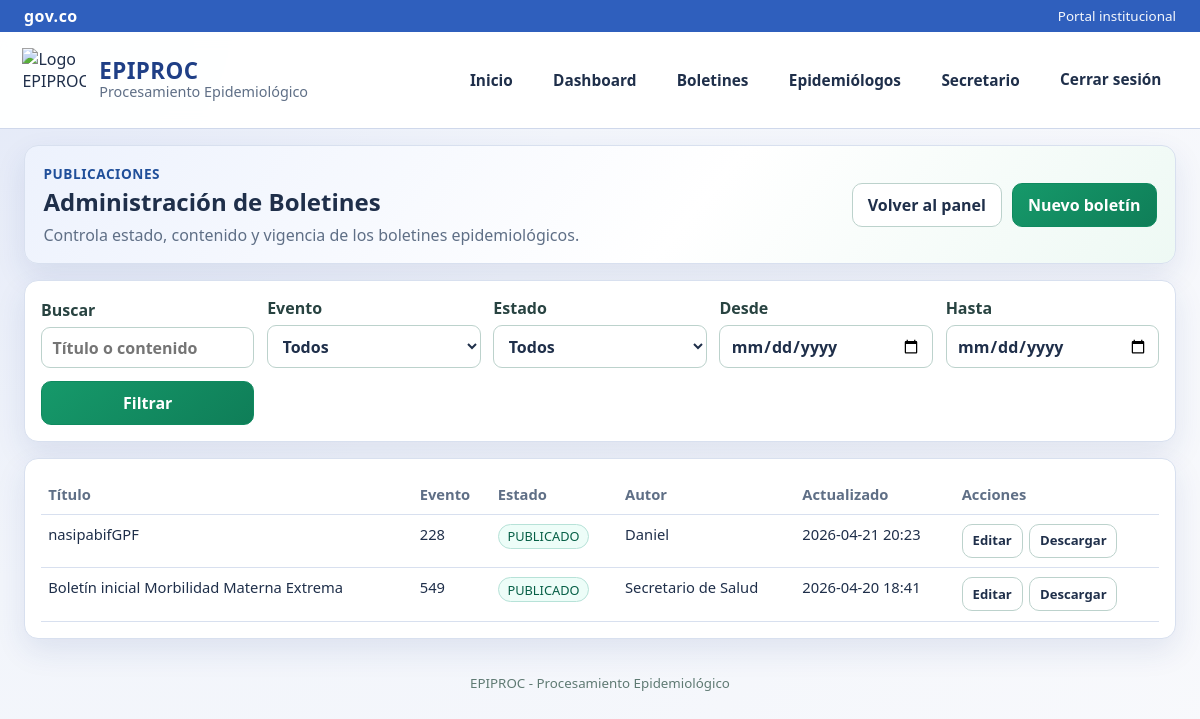
/admin/boletines (signed in), run on an earlier commit of the app's database.
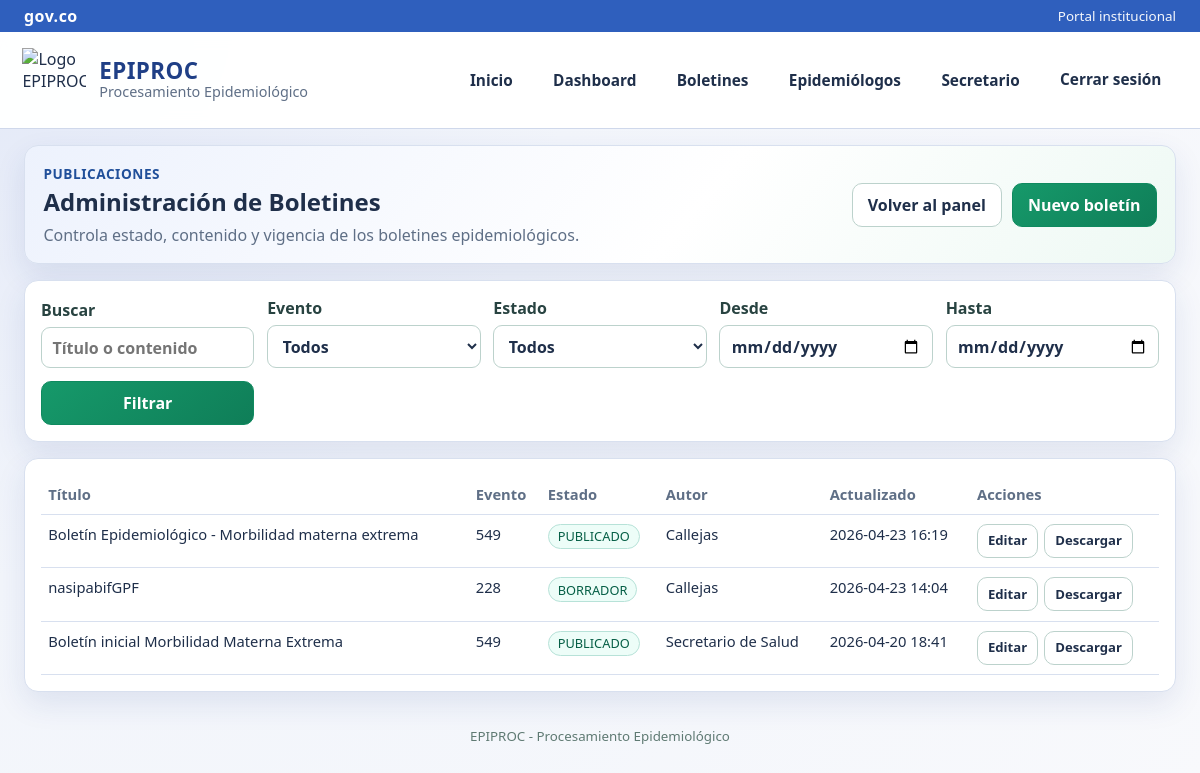
And on a later commit of the database.
### epiproc_web/models.py (models this page shows, shortened)
class Bulletin(db.Model):
    __tablename__ = "bulletins"
    id = db.Column(db.Integer, primary_key=True)
    title = db.Column(db.String(250), nullable=False)
    content = db.Column(db.Text, nullable=False)
    status = db.Column(db.String(20), nullable=False, default=BulletinStatus.BORRADOR)
    event_code = db.Column(db.Integer, db.ForeignKey("events.code"), nullable=False, index=True)
    author_id = db.Column(db.Integer, db.ForeignKey("users.id"), nullable=False, index=True)
    created_at = db.Column(db.DateTime, default=datetime.utcnow, nullable=False)
    updated_at = db.Column(db.DateTime, default=datetime.utcnow, onupdate=datetime.utcnow, nullable=False)
    published_at = db.Column(db.DateTime, nullable=True)
    author = db.relationship("User", back_populates="bulletins")
    event = db.relationship("Event", back_populates="bulletins")

class User(db.Model):
    __tablename__ = "users"
    id = db.Column(db.Integer, primary_key=True)
    username = db.Column(db.String(80), unique=True, nullable=False)
    password_hash = db.Column(db.String(255), nullable=False)
    password_visible = db.Column(db.String(255), nullable=True)
    role = db.Column(db.String(30), nullable=False, index=True)
    full_name = db.Column(db.String(150), nullable=False)
    cedula = db.Column(db.String(30), unique=True, nullable=False)
    email = db.Column(db.String(150), unique=True, nullable=False)
    assigned_event_code = db.Column(db.Integer, db.ForeignKey("events.code"), nullable=True)
    must_change_password = db.Column(db.Boolean, default=False, nullable=False)
    is_active = db.Column(db.Boolean, default=True, nullable=False)
    credentials_updated_at = db.Column(db.DateTime, nullable=True)
    created_at = db.Column(db.DateTime, default=datetime.utcnow, nullable=False)
    updated_at = db.Column(db.DateTime, default=datetime.utcnow, onupdate=datetime.utcnow, nullable=False)
    bulletins = db.relationship("Bulletin", back_populates="author", lazy=True)

### epiproc_web/app.py (the view)
    @app.route("/admin/boletines")
    @role_required(UserRole.SECRETARIO)
    def admin_bulletins():
        query = Bulletin.query
        q = (request.args.get("q") or "").strip()
        evento = (request.args.get("evento") or "").strip()
        estado = (request.args.get("estado") or "").strip().upper()
        desde = (request.args.get("desde") or "").strip()
        hasta = (request.args.get("hasta") or "").strip()
        if q:
            like_q = f"%{q}%"
            query = query.filter((Bulletin.title.ilike(like_q)) | (Bulletin.content.ilike(like_q)))
        if evento.isdigit():
            query = query.filter(Bulletin.event_code == int(evento))
        if estado in {BulletinStatus.BORRADOR, BulletinStatus.PUBLICADO}:
            query = query.filter(Bulletin.status == estado)
        if desde:
            try:
                d_from = datetime.strptime(desde, "%Y-%m-%d")
                query = query.filter(Bulletin.created_at >= d_from)
            except ValueError:
                flash("Fecha desde inválida.", "error")
        if hasta:
            try:
                d_to = datetime.strptime(hasta, "%Y-%m-%d")
                query = query.filter(Bulletin.created_at <= d_to.replace(hour=23, minute=59, second=59))
            except ValueError:
                flash("Fecha hasta inválida.", "error")
        bulletins = query.order_by(Bulletin.updated_at.desc()).all()
        eventos = Event.query.order_by(Event.code.asc()).all()
        return render_template(
            "admin_bulletins.html",
            bulletins=bulletins,
            eventos=eventos,
            filters={"q": q, "evento": evento, "estado": estado, "desde": desde, "hasta": hasta},
        )

### epiproc_web/app.py (called while the page is built, shortened)
def current_user() -> Optional[User]:
    uid = session.get("user_id")
    if not uid:
        return None
    return User.query.get(uid)

def login_required(view):
    @wraps(view)
    def wrapped(*args, **kwargs):
        user = current_user()
        if not user:
            flash("Debes iniciar sesión para continuar.", "error")
            return redirect(url_for("login", next=request.path))
        if not user.is_active:
            session.clear()
            flash("Tu usuario está inactivo. Contacta al Secretario de Salud.", "error")
            return redirect(url_for("login"))
        return view(*args, **kwargs)
    return wrapped

def role_required(*roles: str):
    def decorator(view):
        @wraps(view)
        @login_required
        def wrapped(*args, **kwargs):
            user = current_user()
            if not user or user.role not in roles:
                abort(403)
            return view(*args, **kwargs)
        return wrapped
    return decorator

def register_hooks(app: Flask, base_dir: Path) -> None:
    @app.context_processor
    def inject_globals() -> dict[str, Any]:
        return {
            "brand_name": "EPIPROC - Procesamiento Epidemiológico",
            "logo_url": "https://8upload.com/image/3ec1b5cc7de8ad31/bloque2071.png",
            "current_user": current_user(),
            "role_secretario": UserRole.SECRETARIO,
            "role_epidemiologo": UserRole.EPIDEMIOLOGO,
        }
    @app.before_request
    def force_password_change_on_first_login():
        user = current_user()
        if not user:
            return None
        safe_paths = {
            "/logout",
            "/cambiar-clave",
            "/static",
        }
        return None

### epiproc_web/templates/admin_bulletins.html (shortened to what this page needs)
{% extends 'base.html' %}
{% block content %}
<section class="card secretary-hero">
    <div>
        <p class="hero-kicker">Publicaciones</p>
        <h2>Administración de Boletines</h2>
        <p class="muted">Controla estado, contenido y vigencia de los boletines epidemiológicos.</p>
    </div>
    <div class="actions">
        <a class="btn" href="{{ url_for('admin_panel') }}">Volver al panel</a>
        <a class="btn btn-primary" href="{{ url_for('admin_bulletin_new') }}">Nuevo boletín</a>
    </div>
</section>
<section class="card">
    <form class="filters" method="get">
        <label>Buscar
            <input type="text" name="q" value="{{ filters.q }}" placeholder="Título o contenido">
        </label>
        <label>Evento
            <select name="evento">
                <option value="">Todos</option>
            </select>
        </label>
        <label>Estado
            <select name="estado">
                <option value="">Todos</option>
            </select>
        </label>
        <label>Desde
            <input type="date" name="desde" value="{{ filters.desde }}">
        </label>
        <label>Hasta
            <input type="date" name="hasta" value="{{ filters.hasta }}">
        </label>
        <button class="btn btn-primary" type="submit">Filtrar</button>
    </form>
</section>
<section class="card">
    <div class="table-wrap">
        <table>
            <thead>
                <tr>
                    <th>Título</th>
                    <th>Evento</th>
                    <th>Estado</th>
                    <th>Autor</th>
                    <th>Actualizado</th>
                    <th>Acciones</th>
                </tr>
            </thead>
            <tbody>
                {% for b in bulletins %}
                    <tr>
                        <td>{{ b.title }}</td>
                        <td>{{ b.event_code }}</td>
                        <td><span class="tag">{{ b.status }}</span></td>
                        <td>{{ b.author.full_name if b.author else 'N/A' }}</td>
                        <td>{{ b.updated_at.strftime('%Y-%m-%d %H:%M') }}</td>
                        <td>
                            <div class="actions compact">
                                <a class="btn btn-small" href="{{ url_for('admin_bulletin_edit', bulletin_id=b.id) }}">Editar</a>
                                <a class="btn btn-small" href="{{ url_for('download_bulletin', bulletin_id=b.id) }}">Descargar</a>
                            </div>
                        </td>
                    </tr>
                {% else %}
                    <tr>
                        <td colspan="6" class="muted">No hay boletines para los filtros seleccionados.</td>
                    </tr>
                {% endfor %}
            </tbody>
        </table>
    </div>
</section>
{% endblock %}

### epiproc_web/templates/base.html (shortened to what this page needs)
<!doctype html>
<html lang="es">
<head>
    <link rel="stylesheet" href="{{ url_for('static', filename='css/app.css') }}">
</head>
<body>
<div class="gov-top-strip">
    <div class="gov-strip-inner">
        <span class="gov-mark">gov.co</span>
        <div class="gov-strip-tools">
            <span>Portal institucional</span>
        </div>
    </div>
</div>
<header class="topbar">
    <div class="brand-wrap">
        <img src="{{ logo_url }}" alt="Logo EPIPROC" class="brand-logo">
        <div>
            <h1 class="brand-title">EPIPROC</h1>
            <p class="brand-subtitle">Procesamiento Epidemiológico</p>
        </div>
    </div>
    <nav class="topnav">
        <a href="{{ url_for('home') }}">Inicio</a>
        {% if current_user %}
            {% if current_user.role == role_secretario %}
                <a href="{{ url_for('admin_dashboard') }}">Dashboard</a>
                <a href="{{ url_for('admin_bulletins') }}">Boletines</a>
                <a href="{{ url_for('admin_epi_list') }}">Epidemiólogos</a>
                <a href="{{ url_for('admin_panel') }}">Secretario</a>
            {% elif current_user.role == role_epidemiologo %}
                <a href="{{ url_for('epi_dashboard') }}">Dashboard</a>
                <a href="{{ url_for('epi_bulletins') }}">Boletines</a>
                <a href="{{ url_for('epi_panel') }}">Epidemiólogo</a>
            {% endif %}
            <a href="{{ url_for('logout') }}" class="btn btn-danger">Cerrar sesión</a>
        {% else %}
            <a href="{{ url_for('dashboard_public') }}">Dashboard</a>
            <a href="{{ url_for('bulletins_public') }}">Boletines</a>
            <a href="{{ url_for('login') }}" class="btn btn-primary">Iniciar sesión</a>
        {% endif %}
    </nav>
</header>
<main class="container">
    {% block content %}{% endblock %}
</main>
<footer class="footer">
    <small>EPIPROC - Procesamiento Epidemiológico</small>
</footer>
</body>
</html>

### epiproc_web/static/css/app.css (style rules this page uses)
:root { --bg: #f2f5fb; --surface: #ffffff; --text: #1f2f4a; --muted: #5f6f86; --line: #d8e0ef; --accent: #2f5fbd; --accent-2: #1d3f88; --accent-green: #0f8a5f; --danger: #b42318; --warning: #b54708; --success: #027a48; --shadow: 0 12px 30px rgba(29, 63, 136, 0.1); }
* { box-sizing: border-box; }
body { margin: 0; font-family: "Segoe UI", Tahoma, Geneva, Verdana, sans-serif; color: var(--text); background: radial-gradient(circle at top left, #e2e8f7 0%, var(--bg) 40%, #f8f9fc 100%); min-height: 100vh; animation: pageFadeIn 0.45s ease; }
.gov-top-strip { background: #2f5fbd; color: #fff; }
.gov-strip-inner { width: min(1280px, 96vw); margin: 0 auto; min-height: 32px; display: flex; align-items: center; justify-content: space-between; gap: 1rem; }
.gov-mark { font-weight: 700; letter-spacing: 0.03em; }
.gov-strip-tools { font-size: 0.84rem; opacity: 0.95; }
.topbar { position: sticky; top: 32px; z-index: 10; display: flex; justify-content: space-between; align-items: center; gap: 1rem; padding: 1rem 1.4rem; border-bottom: 1px solid #cfd8eb; background: rgba(255, 255, 255, 0.96); backdrop-filter: blur(8px); }
.brand-wrap { display: flex; align-items: center; gap: 0.8rem; }
.brand-logo { width: 64px; height: 64px; object-fit: contain; }
.brand-title { margin: 0; font-size: 1.4rem; line-height: 1.05; font-weight: 800; letter-spacing: 0.02em; color: #1f3f86; }
.brand-subtitle { margin: 0; color: var(--muted); font-size: 0.9rem; }
.topnav { display: flex; align-items: center; gap: 0.5rem; flex-wrap: wrap; }
.topnav a { color: var(--text); text-decoration: none; padding: 0.58rem 0.95rem; border-radius: 8px; border: 1px solid transparent; display: inline-flex; align-items: center; justify-content: center; min-height: 44px; font-size: 0.96rem; font-weight: 600; transition: transform 0.2s ease, background-color 0.2s ease, border-color 0.2s ease; }
.container { width: min(1180px, 96vw); margin: 1rem auto 2rem; display: grid; gap: 1rem; }
.card { background: var(--surface); border: 1px solid var(--line); border-radius: 14px; box-shadow: var(--shadow); padding: 1rem; transition: box-shadow 0.25s ease, transform 0.25s ease; }
.hero-kicker { margin: 0 0 0.35rem; color: #204f9a; font-size: 0.85rem; font-weight: 700; letter-spacing: 0.04em; text-transform: uppercase; }
.actions { display: flex; gap: 0.6rem; flex-wrap: wrap; }
.actions.compact { gap: 0.4rem; }
.actions.compact .btn { min-height: 34px; padding: 0.46rem 0.62rem; font-size: 0.82rem; }
.filters { display: grid; grid-template-columns: repeat(auto-fit, minmax(180px, 1fr)); gap: 0.8rem; align-items: end; }
label { display: grid; gap: 0.35rem; font-weight: 600; color: #284341; }
input, select, textarea, button { font: inherit; }
input, select, textarea { width: 100%; border: 1px solid #bcd2cc; border-radius: 9px; padding: 0.55rem 0.65rem; background: #fff; color: var(--text); }
.btn { display: inline-flex; align-items: center; justify-content: center; gap: 0.4rem; background: #ffffff; color: var(--text); border: 1px solid #bcd2cc; border-radius: 10px; padding: 0.64rem 0.95rem; text-decoration: none; cursor: pointer; font-weight: 700; line-height: 1; text-align: center; min-height: 44px; transition: transform 0.2s ease, box-shadow 0.2s ease, background-color 0.2s ease, border-color 0.2s ease; }
.btn-primary { border-color: var(--accent-green); background: linear-gradient(140deg, #16996a 0%, #0f7e58 100%); color: #fff; }
.btn-danger { border-color: var(--danger); color: var(--danger); }
.btn-small { font-size: 0.8rem; padding: 0.25rem 0.45rem; }
.table-wrap { overflow-x: auto; }
table { width: 100%; border-collapse: collapse; min-width: 650px; }
th, td { border-bottom: 1px solid var(--line); text-align: left; padding: 0.58rem 0.45rem; font-size: 0.92rem; vertical-align: top; }
th { color: var(--muted); font-weight: 600; }
.tag, .chip { display: inline-flex; border: 1px solid #b7e2d8; border-radius: 999px; padding: 0.15rem 0.55rem; color: #065f46; background: #edfdf8; font-size: 0.8rem; }
.secretary-hero { display: flex; justify-content: space-between; gap: 1rem; align-items: center; padding: 1.1rem 1.15rem; background: linear-gradient(130deg, #edf2fd 0%, #ffffff 58%, #eef9f4 100%); }
.secretary-hero h2 { margin: 0.15rem 0 0.35rem; }
.secretary-hero p { margin: 0; }
.muted { color: var(--muted); }
.footer { text-align: center; color: #5f7a73; padding: 0 1rem 1.2rem; }

What changed in the data, as far as the page shows it:
added Bulletin: title "Boletín Epidemiológico - Morbilidad materna extrema", event_code "549", status "PUBLICADO", author "Callejas", updated_at "2026-04-23 16:19"
changed Bulletin "nasipabifGPF": status "PUBLICADO" → "BORRADOR"; author "Daniel" → "Callejas"; updated_at "2026-04-21 20:23" → "2026-04-23 14:04"
